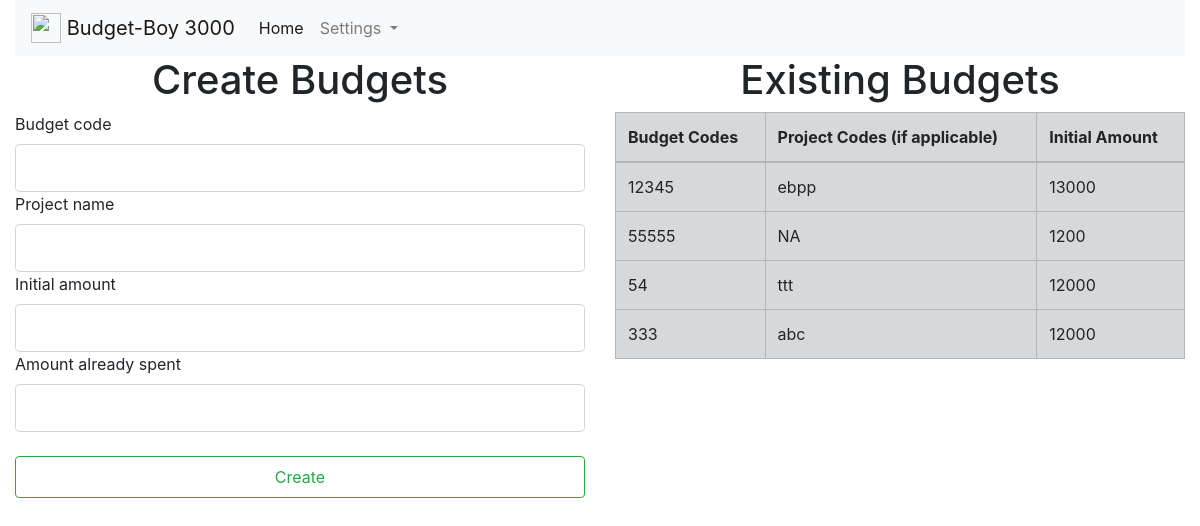
The page /newbudget on the database its author committed.
### app.py (models this page shows, shortened)
class Budgets(db.Model):
    id = db.Column(db.Integer, primary_key=True)
    code = db.Column(db.String(20), unique=True, nullable=False)
    project_name = db.Column(db.String(100), unique=False, nullable=True)
    initial_amount = db.Column(db.Integer, nullable=False)
    amount_spent = db.Column(db.Integer, nullable=True)

### app.py (the view)
@app.route('/newbudget', methods=['GET','POST'])
def newbudget():
    form=addToBudgetForm()
    bb = Budgets.query.all()
    if form.is_submitted():
        b = Budgets(code= f'{form.code.data}', project_name = f'{form.project_name.data}', initial_amount=f'{form.initial_amount.data}', amount_spent = f'{form.amount_spent.data}')
        db.session.add(b)
        db.session.commit()
    return render_template('newbudget.html', form = form, bb = bb)

### app.py
class addToBudgetForm(FlaskForm):
    code = StringField(u'Budget code')
    project_name = StringField('Project name')
    initial_amount = IntegerField('Initial amount')
    amount_spent = IntegerField('Amount already spent')
    submit = SubmitField('Create')

### templates/newbudget.html (shortened to what this page needs)
{% extends 'base_in.html' %}
{% block body %}
<div class="row">
  <div class="col-md-6">
    <h1 class="text-center">Create Budgets</h1>
    <form method="POST", action="/newbudget">
      {{form.code.label(class="form-control-label")}}
      {{form.code(class="form-control form-control-lg")}}
      {{form.project_name.label(class="form-control-label")}}
      {{form.project_name(class="form-control form-control-lg")}}
      {{form.initial_amount.label(class="form-control-label")}}
      {{form.initial_amount(class="form-control form-control-lg")}}
      {{form.amount_spent.label(class="form-control-label")}}
      {{form.amount_spent(class="form-control form-control-lg")}}
      <br>
      {{form.submit(class="btn btn-outline-success form-control form-control-lg")}}
    </form>
  </div>
  <div class="col-md-6">
    <h1 class="text-center">Existing Budgets</h1>
    <table class="table table-secondary table-bordered">
      <thead>
        <tr>
          <th scope="col">Budget Codes</th>
          <th scope="col">Project Codes (if applicable)</th>
          <th scope="col">Initial Amount</th>
        </tr>
      </thead>
      <tbody>
    {% for i in bb %}
          <tr>
            <td>{{i.code}}</td>
            <td>{{i.project_name}}</td>
            <td>{{i.initial_amount}}</td>
          </tr>
      {% endfor %}
      </tbody>
    </table>
  </div>
</div>
{% endblock %}

### rows shown on the page
Budgets: code "12345", project_name "ebpp", initial_amount "13000"
Budgets: code "55555", project_name "NA", initial_amount "1200"
Budgets: code "54", project_name "ttt", initial_amount "12000"
Budgets: code "333", project_name "abc", initial_amount "12000"
